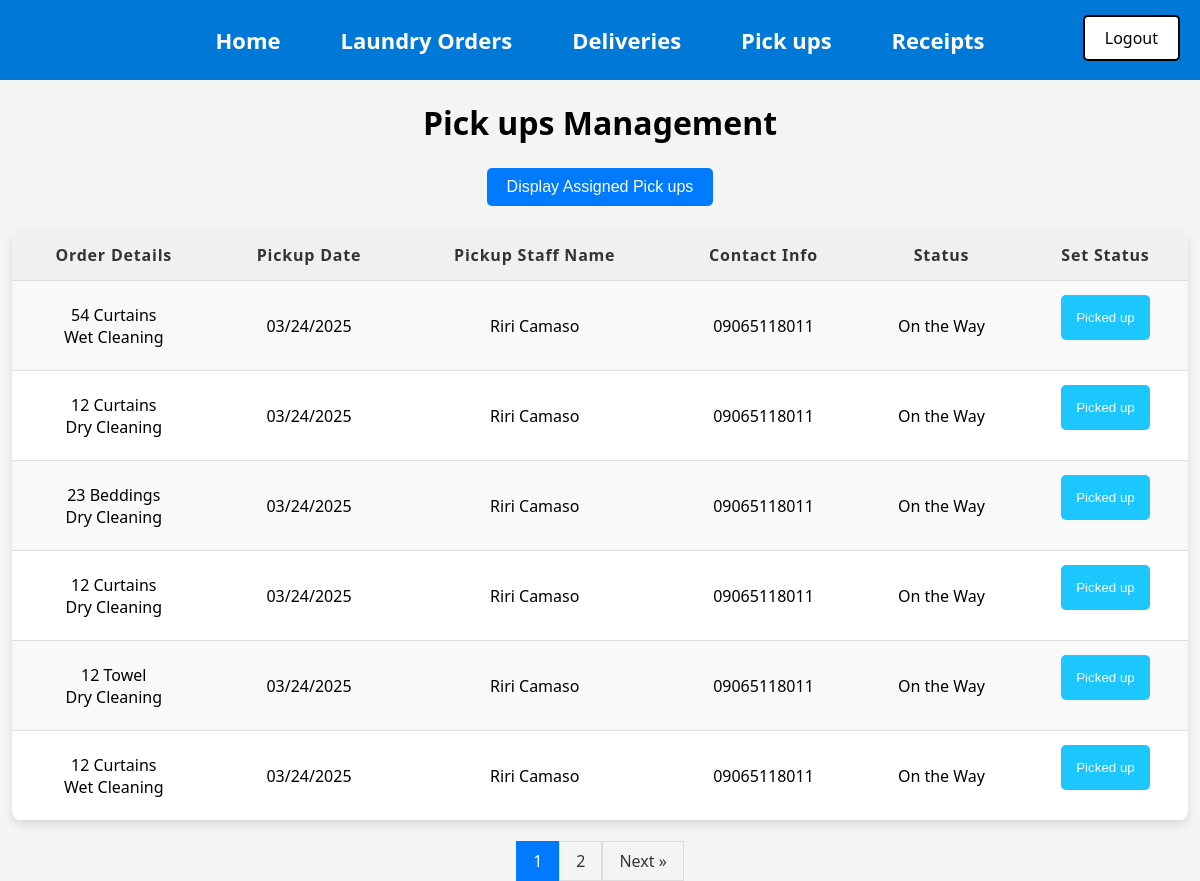
Page /Admin_Pick_ups.php (signed in) on the committed database.
### tables this page shows
CREATE TABLE `Pick_ups` (
  `Pick_up_ID` int(11) NOT NULL AUTO_INCREMENT,
  `Date` date DEFAULT NULL,
  `Status` varchar(250) DEFAULT NULL,
  `Pick_up_staff_name` varchar(40) DEFAULT NULL,
  `Contact_info` varchar(11) DEFAULT NULL,
  `Order_ID` int(11) NOT NULL,
  `User_ID` int(11) NOT NULL,
  PRIMARY KEY (`Pick_up_ID`),
  KEY `Laundry_Orders_Pick_ups` (`Order_ID`),
  KEY `Users_Pick_ups` (`User_ID`),
  CONSTRAINT `Laundry_Orders_Pick_ups` FOREIGN KEY (`Order_ID`) REFERENCES `Laundry_Orders` (`Order_ID`),
  CONSTRAINT `Users_Pick_ups` FOREIGN KEY (`User_ID`) REFERENCES `Users` (`User_ID`)
);

CREATE TABLE `Laundry_Orders` (
  `Order_ID` int(11) NOT NULL AUTO_INCREMENT,
  `Order_date` date NOT NULL,
  `Laundry_type` varchar(40) NOT NULL,
  `Laundry_quantity` varchar(40) NOT NULL,
  `Cleaning_type` varchar(40) NOT NULL,
  `Place` varchar(40) NOT NULL,
  `Priority_number` varchar(40) NOT NULL,
  `Status` varchar(250) DEFAULT NULL,
  `User_ID` int(11) NOT NULL,
  PRIMARY KEY (`Order_ID`),
  KEY `Users_Laundry_Orders` (`User_ID`),
  CONSTRAINT `Users_Laundry_Orders` FOREIGN KEY (`User_ID`) REFERENCES `Users` (`User_ID`)
);

### htdocs/Admin_Pick_ups.php (the view, shortened to what this page needs)
<?php
include("db_connect.php");
include("Menu.php");
include("Logout.php");
$show_unassigned = isset($_GET['show_unassigned']) && $_GET['show_unassigned'] === 'true';
$results_per_page = 6;
$current_page = isset($_GET['page']) && is_numeric($_GET['page']) ? intval($_GET['page']) : 1;
$start_from = ($current_page - 1) * $results_per_page;
?>
<!DOCTYPE html>
<html lang="en">
<head>
</head>
<body>
    <h1>Pick ups Management</h1>
    <form method="GET" style="margin-bottom: 10px; text-align: center;">
        <button type="submit" class="styled-button">
            <?php echo $show_unassigned ? 'Display Active Pick ups' : 'Display Assigned Pick ups '; ?>
        </button>
    </form>
    <?php
    $sql = "SELECT Pick_ups.*, Laundry_Orders.Laundry_type, Laundry_Orders.Laundry_quantity, Laundry_Orders.Cleaning_type, Laundry_Orders.Place, Pick_ups.Pick_up_staff_name
                FROM Pick_ups
                INNER JOIN Laundry_Orders ON Pick_ups.Order_ID = Laundry_Orders.Order_ID";
    if ($show_unassigned) {
        $sql .= " WHERE  Pick_ups.Status = 'Assigned'";
    } else {
        $sql .= " WHERE Pick_ups.Status IN ('On the way', 'Picked up')";
    }
    $sql .= " ORDER BY
    CASE
        WHEN Pick_ups.Status = 'On the way' THEN 1
        WHEN Pick_ups.Status = 'Picked up' THEN 2
        ELSE 3
    END, Pick_ups.Date ASC LIMIT $start_from, $results_per_page";
    $result = mysqli_query($conn, $sql);
    $total_query = "SELECT COUNT(*) AS total FROM Pick_ups INNER JOIN Laundry_Orders ON Pick_ups.Order_ID = Laundry_Orders.Order_ID";
    if ($show_unassigned) {
        $total_query .= " WHERE Pick_ups.Status = 'Assigned'";
    } else {
        $total_query .= " WHERE Pick_ups.Status IN ('On the way', 'Picked up')";
    }
    $total_result = mysqli_query($conn, $total_query);
    $total_row = mysqli_fetch_assoc($total_result);
    $total_records = $total_row['total'];
    $total_pages = ceil($total_records / $results_per_page);
    echo "<table>";
    echo "<tr>";
    echo "<th>Order Details</th>";
    echo "<th>Pickup Date</th>";
    echo "<th>Pickup Staff Name</th>";
    echo "<th>Contact Info</th>";
    echo "<th>Status</th>";
    if (!$show_unassigned) {
        echo "<th>Set Status</th>";
    }
    echo "</tr>";
    if ($result && mysqli_num_rows($result) > 0) {
        while ($row = mysqli_fetch_assoc($result)) {
            echo "<tr>";
            echo "<td>" . htmlspecialchars($row['Laundry_quantity']) . " " . htmlspecialchars($row['Laundry_type']) . " <br>" . htmlspecialchars($row['Cleaning_type']) .  "</td>";
            echo "<td>" . date('m/d/Y', strtotime($row['Date'])) . "</td>";
            echo "<td>" . htmlspecialchars($row['Pick_up_staff_name']) . "</td>";
            echo "<td>" . htmlspecialchars($row['Contact_info']) . "</td>";
            echo "<td>" . htmlspecialchars($row['Status']) . "</td>";
            if (!$show_unassigned) {
                if ($row['Status'] == 'On the Way') {
                    echo "<td>
                            <form method='POST'>
                            <input type='hidden' name='Pick_up_ID' value='" . htmlspecialchars($row['Pick_up_ID']) . "'>
                            <input type='hidden' name='new_status' value='Picked up'>
                            <button type='submit' class='complete-btn'>Picked up</button>
                        </form>
                          </td>";
                } else {
                    echo "<td>-</td>";
                }
            }
            echo "</tr>";
        }
    } else {
        echo "<tr><td colspan='6'>No records found.</td></tr>";
    }
    echo "</table>";
    ?>
    <div class="pagination">
        <?php
        $page_url = "Admin_Pick_ups.php";
        for ($i = 1; $i <= $total_pages; $i++) {
            if ($i == $current_page) {
                echo "<a class='active'>" . $i . "</a>";
            } else {
                echo "<a href='" . $page_url . "?page=" . $i . "&show_unassigned=" . ($show_unassigned ? 'true' : 'false') . "'>" . $i . "</a>";
            }
        }
        if ($current_page < $total_pages) {
            echo "<a href='" . $page_url . "?page=" . ($current_page + 1) . "&show_unassigned=" . ($show_unassigned ? 'true' : 'false') . "'>Next &raquo;</a>";
        }
        ?>
    </div>
</body>
</html>

### htdocs/Menu.php (style rules this page uses)
body { font-family: 'Segoe UI', Tahoma, Geneva, Verdana, sans-serif; margin: 0; padding: 0; }

### htdocs/Admin_Pick_ups.php (style rules this page uses)
body { font-family: 'Segoe UI', Tahoma, Geneva, Verdana, sans-serif; background-color: #f4f4f4; margin: 0; padding: 0; color: #333; }
h1 { text-align: center; font-weight: bold; margin-bottom: 20px; color: black; }
table { width: 98%; margin: 20px auto; border-collapse: collapse; box-shadow: 0 4px 8px rgba(0, 0, 0, 0.1); background-color: #fff; border-radius: 10px; overflow: hidden; }
th, td { padding: 14px 16px; text-align: center; border-bottom: 1px solid #ddd; color: black; }
th { background-color: #f0f0f0; color: #333; font-weight: bold; letter-spacing: 0.8px; }
tr:nth-child(even) { background-color: #f9f9f9; }
.pagination { text-align: center; margin-top: 20px; }
.pagination a { display: inline-block; padding: 8px 16px; text-decoration: none; border: 1px solid #ddd; color: #333; }
.pagination a.active { background-color: #007bff; color: white; border: 1px solid #007bff; }
.complete-btn { background-color: #1cc6ff; color: white; border: none; padding: 15px 15px; cursor: pointer; border-radius: 5px; transition: background-color 0.3s ease; }
.styled-button { background-color: #007bff; border: none; color: white; padding: 10px 20px; text-align: center; text-decoration: none; display: inline-block; font-size: 16px; margin: 4px 2px; cursor: pointer; border-radius: 5px; transition: background-color 0.3s; }

### rows in the picture
pick_ups: Order_ID.Laundry_quantity "54", Order_ID.Laundry_type "Curtains", Order_ID.Cleaning_type "Wet Cleaning", Date "03/24/2025", Pick_up_staff_name "Riri Camaso", Contact_info "09065118011", Status "On the Way"
pick_ups: Order_ID.Laundry_quantity "12", Order_ID.Laundry_type "Curtains", Order_ID.Cleaning_type "Dry Cleaning", Date "03/24/2025", Pick_up_staff_name "Riri Camaso", Contact_info "09065118011", Status "On the Way"
pick_ups: Order_ID.Laundry_quantity "23", Order_ID.Laundry_type "Beddings", Order_ID.Cleaning_type "Dry Cleaning", Date "03/24/2025", Pick_up_staff_name "Riri Camaso", Contact_info "09065118011", Status "On the Way"
pick_ups: Order_ID.Laundry_quantity "12", Order_ID.Laundry_type "Curtains", Order_ID.Cleaning_type "Dry Cleaning", Date "03/24/2025", Pick_up_staff_name "Riri Camaso", Contact_info "09065118011", Status "On the Way"
pick_ups: Order_ID.Laundry_quantity "12", Order_ID.Laundry_type "Towel", Order_ID.Cleaning_type "Dry Cleaning", Date "03/24/2025", Pick_up_staff_name "Riri Camaso", Contact_info "09065118011", Status "On the Way"
pick_ups: Order_ID.Laundry_quantity "12", Order_ID.Laundry_type "Curtains", Order_ID.Cleaning_type "Wet Cleaning", Date "03/24/2025", Pick_up_staff_name "Riri Camaso", Contact_info "09065118011", Status "On the Way"
